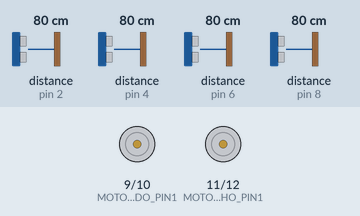
A sketch run on a simulated Arduino Uno, built with avr-gcc and run on an emulated ATmega328P. Shown: motor-driver pin pairs drawn as motors (green arrow = first pin HIGH = forward, orange = second pin HIGH = backward, longer = more drive). Inputs (shaded band) come from the test bench; at power-on: distance to the obstacle (sensors on pin 2, pin 4, pin 6, pin 8) 80 cm. The echo pulse lasts 58.3 µs per cm.

Above: at 6.3 s.
6.4 s: distance to the obstacle (sensor on pin 2) set to 12 cm
7.9 s: distance to the obstacle (sensor on pin 2) set to 9 cm
At 9.2 s:
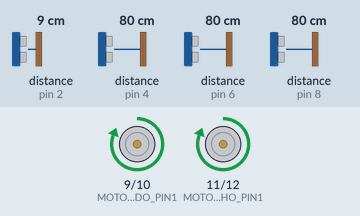
9.6 s: distance to the obstacle (sensor on pin 2) set to 18 cm
At 10.8 s:
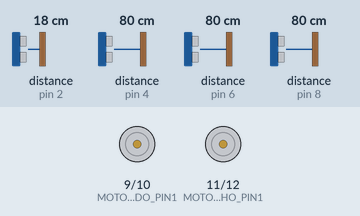
11.1 s: distance to the obstacle (sensor on pin 4) set to 12 cm
12.6 s: distance to the obstacle (sensor on pin 4) set to 9 cm
At 13.7 s:
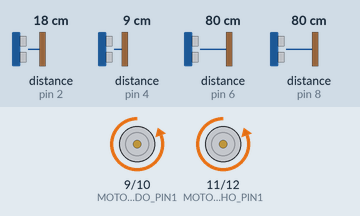
14.2 s: distance to the obstacle (sensor on pin 4) set to 18 cm
At 15.6 s:
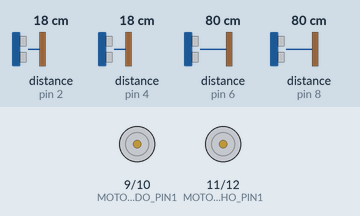
Timing chart, 0 to 16.7 s (numbered marks = the images above; inputs shaded):
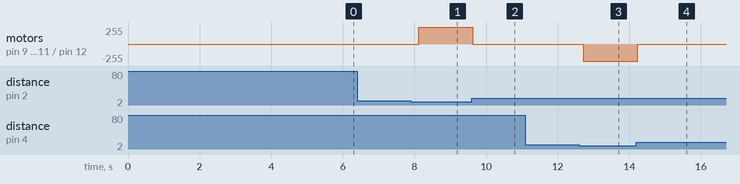

Measured:
- the behaviour switches between 11 and 10 cm on distance to the obstacle (sensor on pin 2) (found by bisection; images 0 and 1)
- the behaviour switches between 11 and 10 cm on distance to the obstacle (sensor on pin 4) (found by bisection; images 2 and 3)
- after the input at 6.4 s, every drawn part: stays the same
- after the input at 7.9 s, motor on pin 9 (MOTOR_IZQUIERDO_PIN1) / pin 10 (MOTOR_IZQUIERDO_PIN2), motor on pin 11 (MOTOR_DERECHO_PIN1) / pin 12 (MOTOR_DERECHO_PIN2): stopped → forward 255/255 after 0.21 s
- after the input at 9.6 s, motor on pin 9 (MOTOR_IZQUIERDO_PIN1) / pin 10 (MOTOR_IZQUIERDO_PIN2), motor on pin 11 (MOTOR_DERECHO_PIN1) / pin 12 (MOTOR_DERECHO_PIN2): forward 255/255 → stopped at once
- after the input at 11.1 s, every drawn part: stays the same
- after the input at 12.6 s, motor on pin 9 (MOTOR_IZQUIERDO_PIN1) / pin 10 (MOTOR_IZQUIERDO_PIN2), motor on pin 11 (MOTOR_DERECHO_PIN1) / pin 12 (MOTOR_DERECHO_PIN2): stopped → backward 255/255 after 0.11 s
- after the input at 14.2 s, motor on pin 9 (MOTOR_IZQUIERDO_PIN1) / pin 10 (MOTOR_IZQUIERDO_PIN2), motor on pin 11 (MOTOR_DERECHO_PIN1) / pin 12 (MOTOR_DERECHO_PIN2): backward 255/255 → stopped at once

The sketch:

heron.ino
```cpp
#define ULTRASONICO_DELANTERO_TRIGGER 1
#define ULTRASONICO_DELANTERO_ECHO 2

#define ULTRASONICO_TRASERO_TRIGGER 3
#define ULTRASONICO_TRASERO_ECHO 4

#define ULTRASONICO_IZQUIERDO_TRIGGER 5
#define ULTRASONICO_IZQUIERDO_ECHO 6

#define ULTRASONICO_DERECHO_TRIGGER 7
#define ULTRASONICO_DERECHO_ECHO 8

#define MOTOR_IZQUIERDO_PIN1 9
#define MOTOR_IZQUIERDO_PIN2 10

#define MOTOR_DERECHO_PIN1 11
#define MOTOR_DERECHO_PIN2 12

#define RADIO_DE_DETECCION 10

bool detectar_adelante(){
    long duracion, distancia;

    // Give a short LOW pulse beforehand to ensure a clean HIGH pulse:
    digitalWrite(ULTRASONICO_DELANTERO_TRIGGER, LOW);
    delayMicroseconds(2);
    digitalWrite(ULTRASONICO_DELANTERO_TRIGGER, HIGH);
    delayMicroseconds(10);
    digitalWrite(ULTRASONICO_DELANTERO_TRIGGER, LOW);
    duracion = pulseIn(ULTRASONICO_DELANTERO_ECHO, HIGH);

    // convertir el tiempo a distancia en centimetros
    distancia = duracion / 29.1 / 2 ;

    if (distancia <= RADIO_DE_DETECCION && distancia > 0)
        return true;

    return false;
}


bool detectar_atras(){
    long duracion, distancia;

    // Give a short LOW pulse beforehand to ensure a clean HIGH pulse:
    digitalWrite(ULTRASONICO_TRASERO_TRIGGER, LOW);
    delayMicroseconds(2);
    digitalWrite(ULTRASONICO_TRASERO_TRIGGER, HIGH);
    delayMicroseconds(10);
    digitalWrite(ULTRASONICO_TRASERO_TRIGGER, LOW);
    duracion = pulseIn(ULTRASONICO_TRASERO_ECHO, HIGH);

    // convertir el tiempo a distancia en centimetros
    distancia = duracion / 29.1 / 2 ;

    if (distancia <= RADIO_DE_DETECCION && distancia > 0)
        return true;

    return false;
}


bool detectar_izquierda(){
    long duracion, distancia;

    // Give a short LOW pulse beforehand to ensure a clean HIGH pulse:
    digitalWrite(ULTRASONICO_IZQUIERDO_TRIGGER, LOW);
    delayMicroseconds(2);
    digitalWrite(ULTRASONICO_IZQUIERDO_TRIGGER, HIGH);
    delayMicroseconds(10);
    digitalWrite(ULTRASONICO_IZQUIERDO_TRIGGER, LOW);
    duracion = pulseIn(ULTRASONICO_IZQUIERDO_ECHO, HIGH);

    // convertir el tiempo a distancia en centimetros
    distancia = duracion / 29.1 / 2 ;

    if (distancia <= RADIO_DE_DETECCION && distancia > 0)
        return true;

    return false;
}


bool detectar_derecha(){
    long duracion, distancia;

    // Give a short LOW pulse beforehand to ensure a clean HIGH pulse:
    digitalWrite(ULTRASONICO_DERECHO_TRIGGER, LOW);
    delayMicroseconds(2);
    digitalWrite(ULTRASONICO_DERECHO_TRIGGER, HIGH);
    delayMicroseconds(10);
    digitalWrite(ULTRASONICO_DERECHO_TRIGGER, LOW);
    duracion = pulseIn(ULTRASONICO_DERECHO_ECHO, HIGH);

    // convertir el tiempo a distancia en centimetros
    distancia = duracion / 29.1 / 2 ;

    if (distancia <= RADIO_DE_DETECCION && distancia > 0)
        return true;

    return false;
}


void girar_derecha(){
    digitalWrite(MOTOR_IZQUIERDO_PIN1, HIGH);
    digitalWrite(MOTOR_IZQUIERDO_PIN2, LOW);
    digitalWrite(MOTOR_DERECHO_PIN1, LOW);
    digitalWrite(MOTOR_DERECHO_PIN2, HIGH);
}


void girar_izquierda(){
    digitalWrite(MOTOR_IZQUIERDO_PIN1, LOW);
    digitalWrite(MOTOR_IZQUIERDO_PIN2, HIGH);
    digitalWrite(MOTOR_DERECHO_PIN1, HIGH);
    digitalWrite(MOTOR_DERECHO_PIN2, LOW);
}

void retroceder(){
    digitalWrite(MOTOR_IZQUIERDO_PIN1, LOW);
    digitalWrite(MOTOR_IZQUIERDO_PIN2, HIGH);
    digitalWrite(MOTOR_DERECHO_PIN1, LOW);
    digitalWrite(MOTOR_DERECHO_PIN2, HIGH);
}

void avanzar(){
    digitalWrite(MOTOR_IZQUIERDO_PIN1, HIGH);
    digitalWrite(MOTOR_IZQUIERDO_PIN2, LOW);
    digitalWrite(MOTOR_DERECHO_PIN1, HIGH);
    digitalWrite(MOTOR_DERECHO_PIN2, LOW);
}

void parar(){
    digitalWrite(MOTOR_IZQUIERDO_PIN1, LOW);
    digitalWrite(MOTOR_IZQUIERDO_PIN2, LOW);
    digitalWrite(MOTOR_DERECHO_PIN1, LOW);
    digitalWrite(MOTOR_DERECHO_PIN2, LOW);

}

bool inicio;

void setup(){
    //pines de motores
    pinMode(MOTOR_IZQUIERDO_PIN1, OUTPUT);
    pinMode(MOTOR_IZQUIERDO_PIN2, OUTPUT);
    pinMode(MOTOR_DERECHO_PIN1, OUTPUT);
    pinMode(MOTOR_DERECHO_PIN2, OUTPUT);

    //pines de ultrasonicos
    pinMode(ULTRASONICO_DELANTERO_TRIGGER, OUTPUT);
    pinMode(ULTRASONICO_DELANTERO_ECHO, INPUT);
    pinMode(ULTRASONICO_TRASERO_TRIGGER, OUTPUT);
    pinMode(ULTRASONICO_TRASERO_ECHO, INPUT);
    pinMode(ULTRASONICO_IZQUIERDO_TRIGGER, OUTPUT);
    pinMode(ULTRASONICO_IZQUIERDO_ECHO, INPUT);
    pinMode(ULTRASONICO_DERECHO_TRIGGER, OUTPUT);
    pinMode(ULTRASONICO_DERECHO_ECHO, INPUT);

   inicio = true;

}

void loop() {
  // put your main code here, to run repeatedly:

  if (inicio){
    delay(5000);
    inicio = false;
  }

  if (detectar_adelante())
    avanzar();

  else if (detectar_atras())
    retroceder();

  else if (detectar_izquierda())
    girar_izquierda();

  else if (detectar_derecha())
    girar_derecha();

  else
    parar();

  delay(500);

}
```
